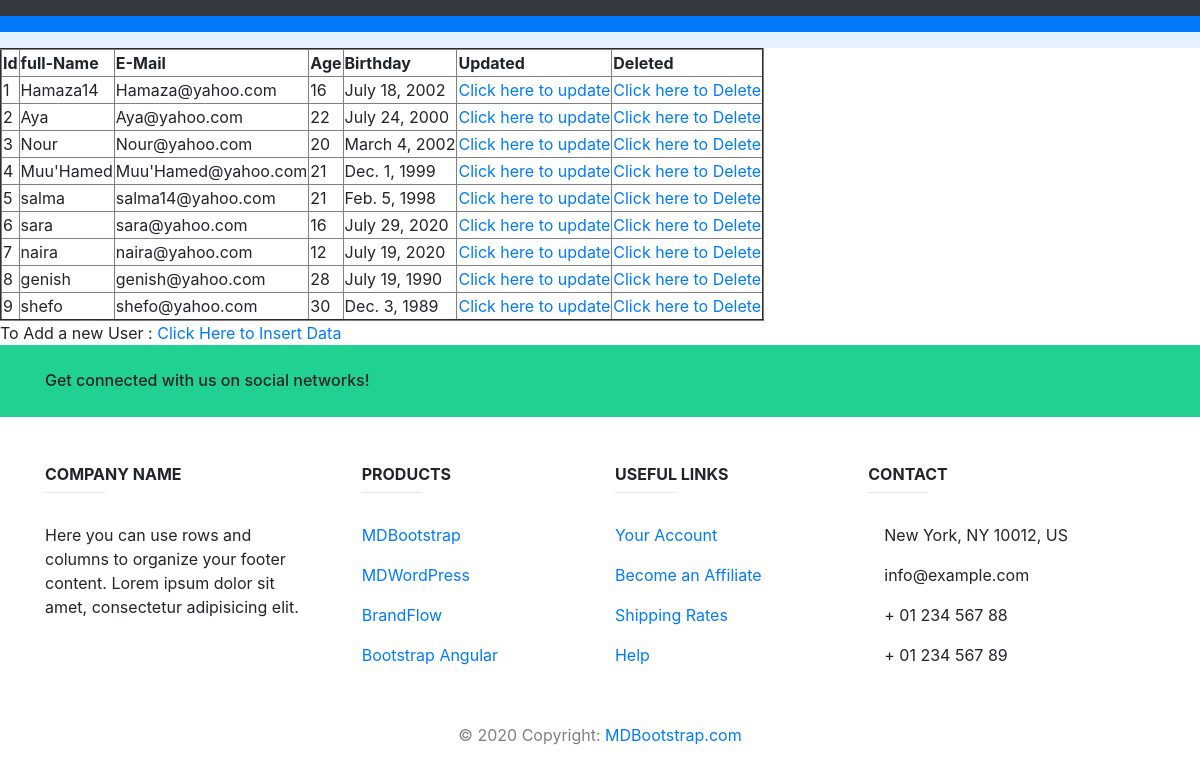
Screenshot of /c21/ with the database file from the repository.
### c21/models.py (models this page shows)
class company(models.Model):
    fullname = models.CharField(max_length = 100)
    email    = models.EmailField()
    age      = models.IntegerField()
    birthday = models.DateField()

### c21/views.py (the view)
# urls.py: path('',index,name ='index'),
def index(request):
    data = company.objects.all()
    return render(request,'show_data.html',{'d':data})

### c21/templates/show_data.html (shortened to what this page needs)
<!DOCTYPE html>
<html lang="en">
<head>
    <link rel="stylesheet" href="https://stackpath.bootstrapcdn.com/bootstrap/4.5.0/css/bootstrap.min.css">
</head>
<body>
<nav class="navbar navbar-dark bg-dark">
</nav>
<nav class="navbar navbar-dark bg-primary">
</nav>
<nav class="navbar navbar-light" style="background-color: #e3f2fd;">
</nav>
<table border="2px">
    <tr>
        <th> Id </th>
        <th> full-Name </th>
        <th> E-Mail </th>
        <th> Age </th>
        <th> Birthday </th>
        <th> Updated </th>
        <th> Deleted </th>
    </tr>
    {% for s in d%}
    <tr>
        <td>{{s.id}}</td>
        <td>{{s.fullname}}</td>
        <td>{{s.email}}</td>
        <td>{{s.age}}</td>
        <td>{{s.birthday}}</td>
        <td><a href="{% url 'update_company' s.id %}"> Click here to update</a> </td>
        <td><a href="{% url 'backend3' s.id %}"> Click here to Delete </a> </td>
    </tr>
    {% endfor %}
</table>
To Add a new User : <a href="{% url 'create_company'%}"> Click Here to Insert Data </a>
<footer class="page-footer font-small blue-grey lighten-5">
  <div style="background-color: #21d192;">
    <div class="container">
      <div class="row py-4 d-flex align-items-center">
        <div class="col-md-6 col-lg-5 text-center text-md-left mb-4 mb-md-0">
          <h6 class="mb-0">Get connected with us on social networks!</h6>
        </div>
        <div class="col-md-6 col-lg-7 text-center text-md-right">
          <a class="fb-ic">
          </a>
          <a class="tw-ic">
          </a>
          <a class="gplus-ic">
          </a>
          <a class="li-ic">
          </a>
        </div>
      </div>
    </div>
  </div>
  <div class="container text-center text-md-left mt-5">
    <div class="row mt-3 dark-grey-text">
      <div class="col-md-3 col-lg-4 col-xl-3 mb-4">
        <h6 class="text-uppercase font-weight-bold">Company name</h6>
        <hr class="teal accent-3 mb-4 mt-0 d-inline-block mx-auto" style="width: 60px;">
        <p>Here you can use rows and columns to organize your footer content. Lorem ipsum dolor sit amet,
          consectetur
          adipisicing elit.</p>
      </div>
      <div class="col-md-2 col-lg-2 col-xl-2 mx-auto mb-4">
        <h6 class="text-uppercase font-weight-bold">Products</h6>
        <hr class="teal accent-3 mb-4 mt-0 d-inline-block mx-auto" style="width: 60px;">
        <p>
          <a class="dark-grey-text" href="#!">MDBootstrap</a>
        </p>
        <p>
          <a class="dark-grey-text" href="#!">MDWordPress</a>
        </p>
        <p>
          <a class="dark-grey-text" href="#!">BrandFlow</a>
        </p>
        <p>
          <a class="dark-grey-text" href="#!">Bootstrap Angular</a>
        </p>
      </div>
      <div class="col-md-3 col-lg-2 col-xl-2 mx-auto mb-4">
        <h6 class="text-uppercase font-weight-bold">Useful links</h6>
        <hr class="teal accent-3 mb-4 mt-0 d-inline-block mx-auto" style="width: 60px;">
        <p>
          <a class="dark-grey-text" href="#!">Your Account</a>
        </p>
        <p>
          <a class="dark-grey-text" href="#!">Become an Affiliate</a>
        </p>
        <p>
          <a class="dark-grey-text" href="#!">Shipping Rates</a>
        </p>
        <p>
          <a class="dark-grey-text" href="#!">Help</a>
        </p>
      </div>
      <div class="col-md-4 col-lg-3 col-xl-3 mx-auto mb-md-0 mb-4">
        <h6 class="text-uppercase font-weight-bold">Contact</h6>
        <hr class="teal accent-3 mb-4 mt-0 d-inline-block mx-auto" style="width: 60px;">
        <p>
           New York, NY 10012, US</p>
        <p>
           info@example.com</p>
        <p>
           + 01 234 567 88</p>
        <p>
           + 01 234 567 89</p>
      </div>
    </div>
  </div>
  <div class="footer-copyright text-center text-black-50 py-3">© 2020 Copyright:
    <a class="dark-grey-text" href="https://mdbootstrap.com/"> MDBootstrap.com</a>
  </div>
</footer>
</body>
</html>

### rows the page displays
company: id "1", fullname "Hamaza14", email "Hamaza@yahoo.com", age "16", birthday "July 18, 2002"
company: id "2", fullname "Aya", email "Aya@yahoo.com", age "22", birthday "July 24, 2000"
company: id "3", fullname "Nour", email "Nour@yahoo.com", age "20", birthday "March 4, 2002"
company: id "4", fullname "Muu'Hamed", email "Muu'Hamed@yahoo.com", age "21", birthday "Dec. 1, 1999"
company: id "5", fullname "salma", email "salma14@yahoo.com", age "21", birthday "Feb. 5, 1998"
company: id "6", fullname "sara", email "sara@yahoo.com", age "16", birthday "July 29, 2020"
company: id "7", fullname "naira", email "naira@yahoo.com", age "12", birthday "July 19, 2020"
company: id "8", fullname "genish", email "genish@yahoo.com", age "28", birthday "July 19, 1990"
company: id "9", fullname "shefo", email "shefo@yahoo.com", age "30", birthday "Dec. 3, 1989"
